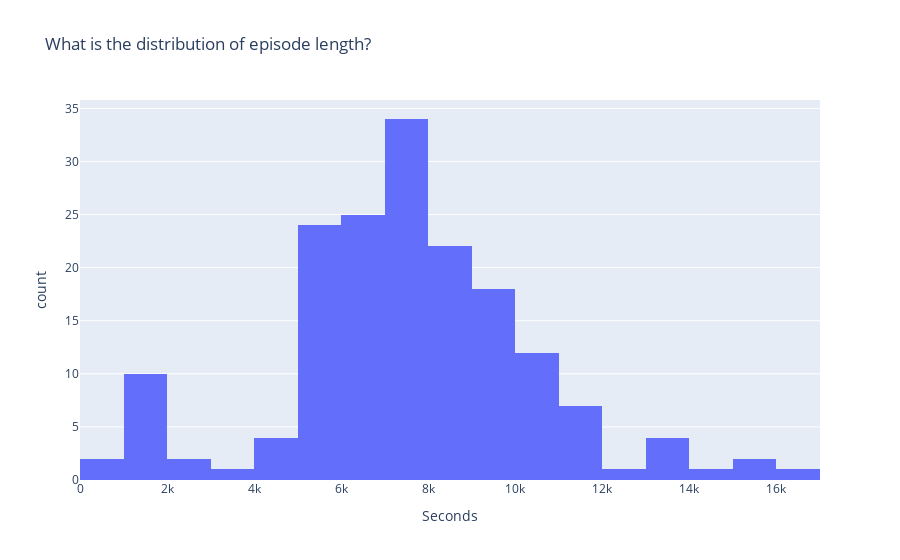

Source (notebook cell):
### Markdown cell above
# What is the distribution of episode length?

### Code cell
episode_lengths = []

for episode in data:
    if "episode_length" in episode.keys():
        episode_lengths.append(episode["episode_length"])
            
df = pd.DataFrame(episode_lengths, columns=["x"])
fig = px.histogram(
    df,
    x="x",
    nbins=20, 
    labels={'x':'Seconds'}, 
    title="What is the distribution of episode length?")
fig.show()

### Figure 1 — Plotly figure (JSON) as saved in the notebook; plotly's stock layout.template omitted (floating-point values rounded to 4 significant figures; data arrays with more than 128 entries replaced by an {"elided": "..."} marker saying what was removed)
{"data": [{"alignmentgroup": "True", "bingroup": "x", "hovertemplate": "Seconds=%{x}<br>count=%{y}<extra></extra>", "legendgroup": "", "marker": {"color": "#636efa", "pattern": {"shape": ""}}, "name": "", "nbinsx": 20, "offsetgroup": "", "orientation": "v", "showlegend": false, "type": "histogram", "x": {"elided": "170 float values"}, "xaxis": "x", "yaxis": "y"}], "layout": {"barmode": "relative", "legend": {"tracegroupgap": 0}, "title": {"text": "What is the distribution of episode length?"}, "xaxis": {"anchor": "y", "domain": [0, 1], "title": {"text": "Seconds"}}, "yaxis": {"anchor": "x", "domain": [0, 1], "title": {"text": "count"}}}}
